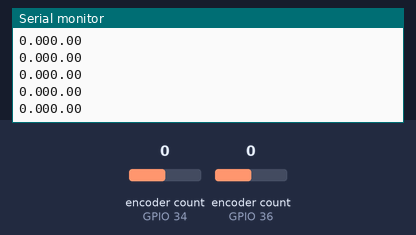
Simulated run of this sketch. Board: ESP32. Parts: the last lines printed to the serial monitor. The inputs (shaded band) are chosen by the test bench; at power-on: encoder count (sensors on GPIO 34, GPIO 36) 0.

Above: at 1.2 s.
1.3 s: encoder count (sensor on GPIO 34) set to 1
At 1.31 s:
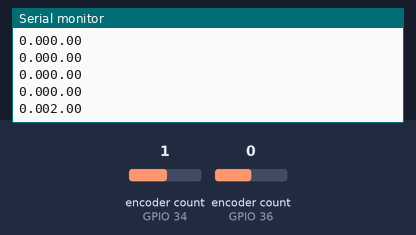
2.8 s: encoder count (sensor on GPIO 36) set to 1
At 2.81 s:
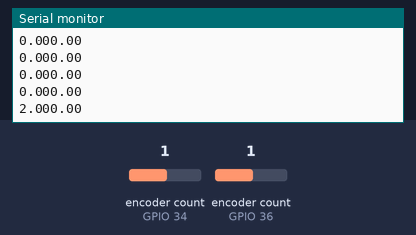
4.3 s: encoder count (sensor on GPIO 34) set to 0
At 4.31 s:
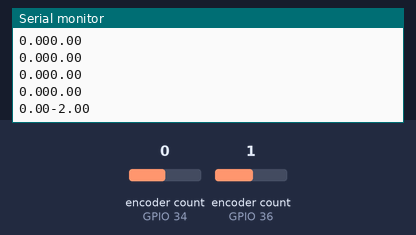
5.8 s: encoder count (sensor on GPIO 36) set to 0
At 5.81 s:
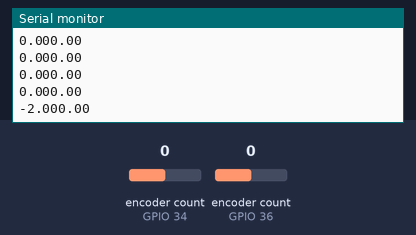
Timing chart, 0 to 8.3 s (numbered marks = the images above; inputs shaded):
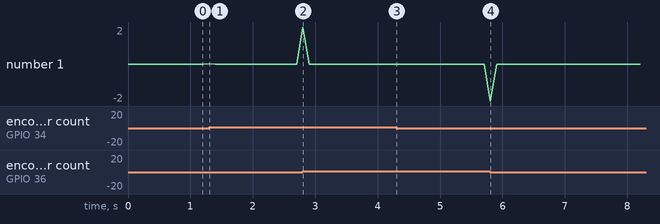

Measured:
- after the input at 1.3 s, the serial monitor: prints a new line at once (image 1)
- after the input at 2.8 s, the serial monitor: prints a new line at once (image 2)
- after the input at 4.3 s, the serial monitor: prints a new line at once (image 3)
- after the input at 5.8 s, the serial monitor: prints a new line at once (image 4)

The sketch:

My_Own_Odometer.ino
```cpp
#include <ESP32Encoder.h>
#include <Ticker.h>

ESP32Encoder encoder;
ESP32Encoder encoder2;

Ticker encoderUpdater;
// timer and flag for example, not needed for encoders
unsigned long encoder2lastToggled;
bool encoder2Paused = false;

float encoder1val, encoder2val;

void setup(){

	Serial.begin(115200);
	// Enable the weak pull down resistors

	//ESP32Encoder::useInternalWeakPullResistors=DOWN;
	// Enable the weak pull up resistors
	ESP32Encoder::useInternalWeakPullResistors=UP;

	// use pin 19 and 18 for the first encoder
	encoder.attachHalfQuad(36, 39);
	// use pin 17 and 16 for the second encoder
	encoder2.attachHalfQuad(34, 35);

	// set starting count value after attaching
	encoder.setCount(0);

	// clear the encoder's raw count and set the tracked count to zero
	encoder2.clearCount();
	Serial.println("Encoder Start = " + String((int32_t)encoder.getCount()));
	// set the lastToggle
	encoder2lastToggled = millis();

 encoderUpdater.attach_ms(100, updateEncoder);
}

void loop(){
	// Loop and read the count
//	Serial.println("Encoder count = " + String((int32_t)encoder.getCount()) + " " + String((int32_t)encoder2.getCount()));
	Serial.println(String(encoder1val) + String(encoder2val));
	delay(100);

	// every 5 seconds toggle encoder 2
//	if (millis() - encoder2lastToggled >= 5000) {
//		if(encoder2Paused) {
//			Serial.println("Resuming Encoder 2");
//			encoder2.resumeCount();
//		} else {
//			Serial.println("Paused Encoder 2");
//			encoder2.pauseCount();
//		}
//
//		encoder2Paused = !encoder2Paused;
//		encoder2lastToggled = millis();
//	}
}

void updateEncoder (){
  encoder1val = encoder.getCount();
  encoder2val = encoder2.getCount();

  encoder.setCount(0);
  encoder2.setCount(0);
  }
```
